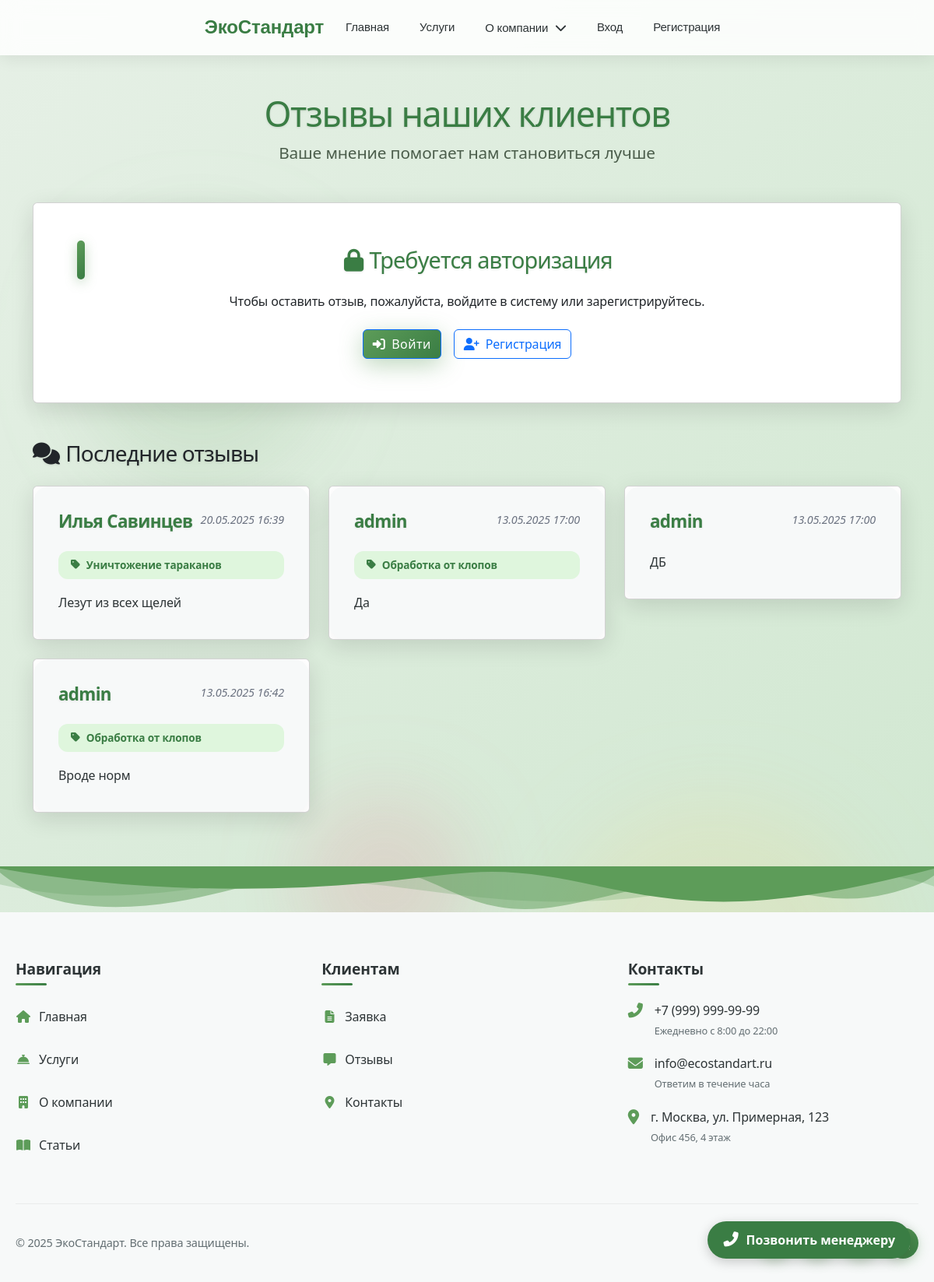
Page /accounts/reviews/ on the earlier database version.
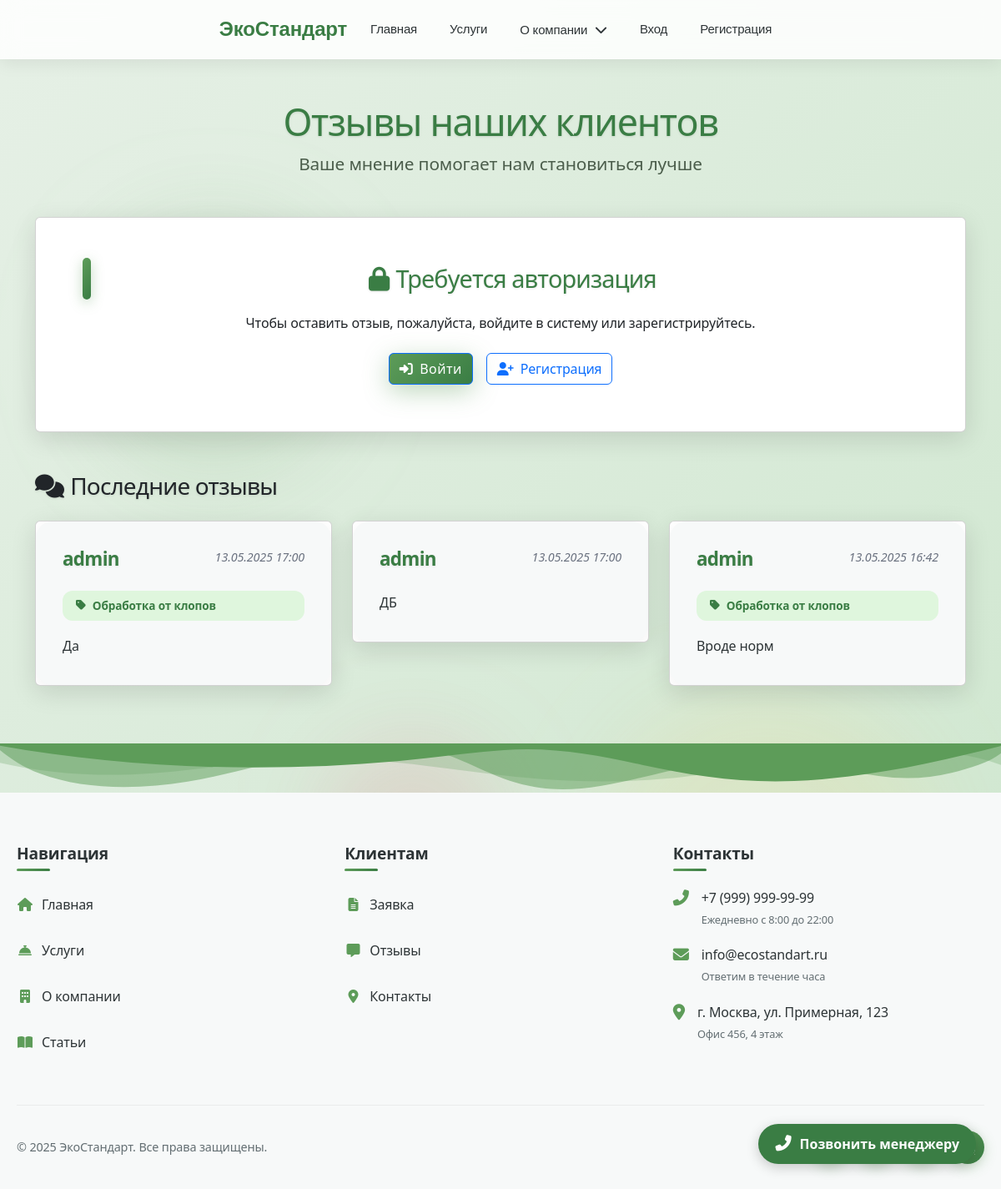
Same page on the later database version.
### accounts/models.py (models this page shows, shortened)
class Review(models.Model):
    service = models.ForeignKey(Service, on_delete=models.CASCADE, null=True, blank=True, related_name='reviews')
    user = models.ForeignKey(User, on_delete=models.CASCADE, related_name='reviews')
    name = models.CharField(max_length=100, verbose_name="Имя")
    text = models.TextField(verbose_name="Текст отзыва")
    created_at = models.DateTimeField(auto_now_add=True, verbose_name="Дата создания")

class Service(models.Model):
    name = models.CharField(max_length=200)
    description = models.TextField()
    price_min = models.DecimalField(max_digits=10, decimal_places=2, verbose_name="Минимальная цена", default=0.00)
    price_max = models.DecimalField(max_digits=10, decimal_places=2, verbose_name="Максимальная цена", default=0.00)
    equipment_image = models.ImageField(upload_to='equipment/', blank=True, null=True)

### accounts/views.py (the view)
# urls.py: path('reviews/', views.reviews, name='reviews'),
def reviews(request):
    services = Service.objects.all()
    reviews_list = Review.objects.order_by('-created_at')
    if request.method == 'POST':
        form = ReviewForm(request.POST)
        if form.is_valid():
            review = form.save(commit=False)
            if request.user.is_authenticated:
                review.user = request.user
                if not review.name:
                    review.name = request.user.username
            review.save()
            return redirect('reviews')
    else:
        initial = {}
        if request.user.is_authenticated:
            initial['name'] = request.user.get_full_name() or request.user.username
        form = ReviewForm(initial=initial)
    return render(request, 'accounts/reviews.html', {'reviews': reviews_list, 'form': form, 'services': services})

### templates/accounts/reviews.html (shortened to what the changed rows need)
{% load static %}
<!DOCTYPE html>
<html lang="ru">
<head>
    <link href="https://cdn.jsdelivr.net/npm/bootstrap@5.3.3/dist/css/bootstrap.min.css" rel="stylesheet" />
    <link rel="stylesheet" href="https://cdnjs.cloudflare.com/ajax/libs/font-awesome/6.4.2/css/all.min.css" />
</head>
<body>
    <div class="floating-shapes">
        <div class="shape shape-3"></div>
    </div>
    {% include 'includes/navbar.html' %}
    <div class="container">
        <div class="header-section">
            <h1>Отзывы наших клиентов</h1>
        </div>
        {% if user.is_authenticated %}
        <div class="card review-form-card">
            <div class="card-body">
                <h2 class="card-title"><i class="fas fa-pen-alt me-2"></i>Оставить отзыв</h2>
                <form method="post">
                    {% csrf_token %}
                    <div class="row g-3">
                        <div class="col-md-6">
                            <div class="form-floating">
                                {{ form.name }}
                            </div>
                        </div>
                        <div class="col-md-6">
                            <div class="form-floating">
                                {{ form.service }}
                            </div>
                        </div>
                        <div class="col-12">
                            <div class="form-floating">
                                {{ form.text }}
                            </div>
                        </div>
                        <div class="col-12">
                            <button type="submit" class="btn btn-primary">
                                <i class="fas fa-paper-plane me-2"></i>Отправить отзыв
                            </button>
                        </div>
                    </div>
                </form>
            </div>
        </div>
        {% else %}
        <div class="card review-form-card">
            <div class="card-body text-center">
                <h2 class="card-title mb-4"><i class="fas fa-lock me-2"></i>Требуется авторизация</h2>
            </div>
        </div>
        {% endif %}
        <h2 class="h3 mb-4"><i class="fas fa-comments me-2"></i>Последние отзывы</h2>
        {% if reviews %}
            <div class="row g-4">
                {% for review in reviews %}
                    <div class="col-md-6 col-lg-4">
                        <div class="card review-card">
                            <div class="card-body">
                                <div class="d-flex justify-content-between align-items-start mb-3">
                                    <h3 class="card-title">{{ review.name }}</h3>
                                    <small class="review-date">{{ review.created_at|date:"d.m.Y H:i" }}</small>
                                </div>
                                {% if review.service %}
                                    <span class="service-badge mb-3">
                                        <i class="fas fa-tag"></i>{{ review.service.name }}
                                    </span>
                                {% endif %}
                                <p class="card-text">{{ review.text }}</p>
                            </div>
                        </div>
                    </div>
                {% endfor %}
            </div>
        {% else %}
            <div class="empty-reviews">
                <i class="fas fa-comment-slash mb-3"></i>
                <h3>Пока нет отзывов</h3>
                <p>Будьте первым, кто оставит отзыв о нашей работе!</p>
            </div>
        {% endif %}
    </div>
    {% include 'includes/footer.html' %}
</body>
</html>

Differences in the rows shown:
removed Review: name "Илья Савинцев", created_at "20.05.2025 16:39", service.name "Уничтожение тараканов", text "Лезут из всех щелей"
